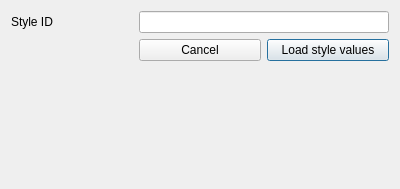
<?xml version="1.0" encoding="UTF-8"?>
<ui version="4.0">
 <class>LoadStyleForm</class>
 <widget class="QDialog" name="LoadStyleForm">
  <property name="geometry">
   <rect>
    <x>0</x>
    <y>0</y>
    <width>400</width>
    <height>189</height>
   </rect>
  </property>
  <property name="windowTitle">
   <string>Load style from server</string>
  </property>
  <layout class="QGridLayout" name="gridLayout">
   <item row="3" column="1">
    <spacer name="verticalSpacer">
     <property name="orientation">
      <enum>Qt::Vertical</enum>
     </property>
     <property name="sizeHint" stdset="0">
      <size>
       <width>20</width>
       <height>40</height>
      </size>
     </property>
    </spacer>
   </item>
   <item row="1" column="2">
    <widget class="QPushButton" name="pushButton_loadStyle">
     <property name="text">
      <string>Load style values</string>
     </property>
    </widget>
   </item>
   <item row="0" column="0">
    <widget class="QLabel" name="label">
     <property name="text">
      <string>Style ID</string>
     </property>
    </widget>
   </item>
   <item row="1" column="1">
    <widget class="QPushButton" name="pushButton_cancel">
     <property name="text">
      <string>Cancel</string>
     </property>
    </widget>
   </item>
   <item row="0" column="1" colspan="2">
    <widget class="QLineEdit" name="lineEdit"/>
   </item>
  </layout>
 </widget>
 <resources/>
 <connections/>
</ui>
